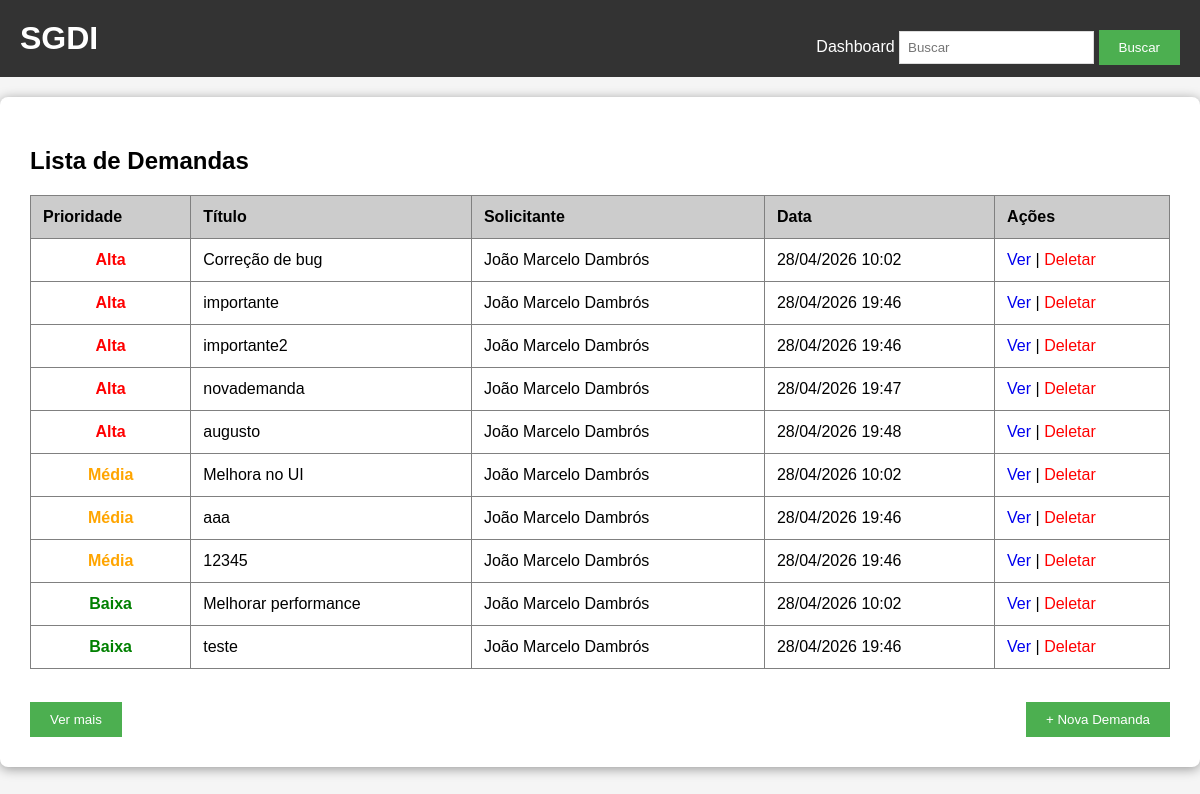
Page / (signed in) on the earlier database version.
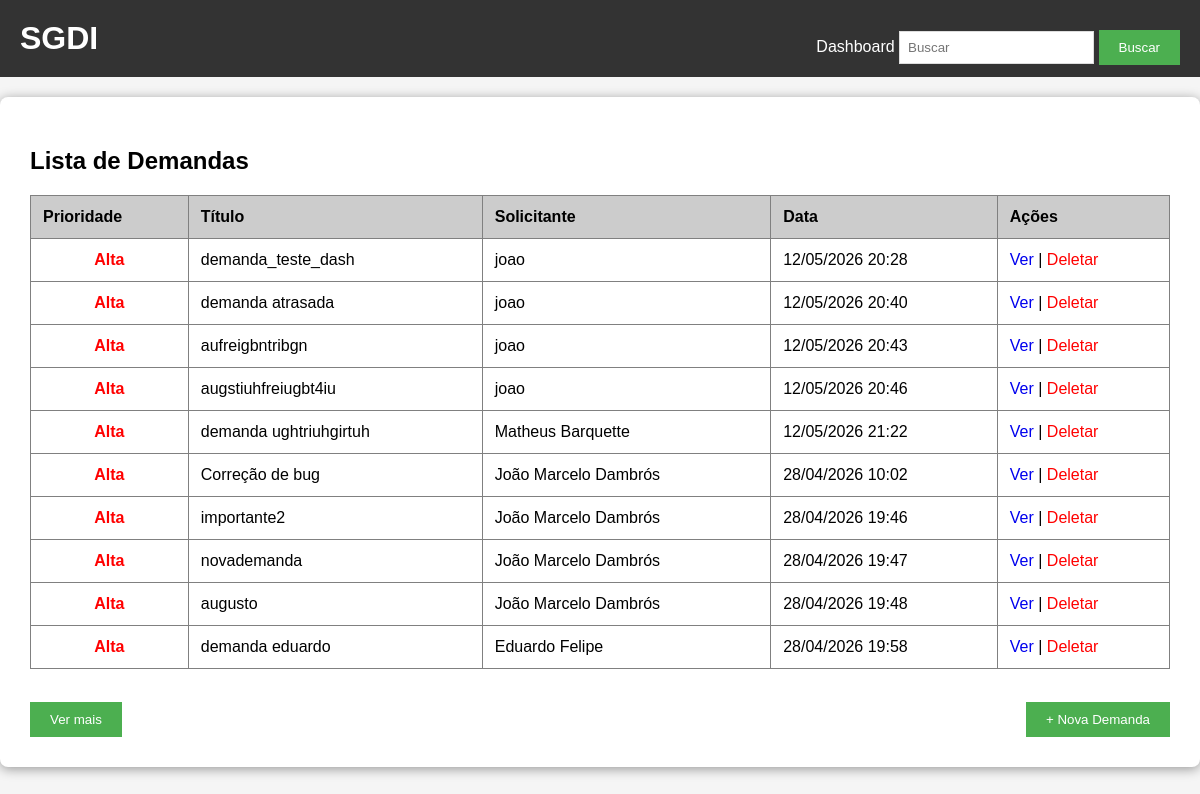
Same page on the later database version.
### tables this page shows
CREATE TABLE demandas (
        id INTEGER PRIMARY KEY AUTOINCREMENT,
        titulo TEXT,
        descricao TEXT,
        solicitante TEXT,
        data_criacao TEXT,
        id_prioridade INTEGER, status TEXT DEFAULT 'Aberta', prazo TEXT,
        FOREIGN KEY (id_prioridade) REFERENCES prioridades(id)
    );

CREATE TABLE prioridades (
        id INTEGER PRIMARY KEY AUTOINCREMENT,
        peso INTEGER,
        valor TEXT
    );

### app.py (the view)
@app.route('/')
@login_required
def index():
    conn = get_db()
    query = '''
        SELECT d.*, p.valor as prioridade_nome
        FROM demandas d
        LEFT JOIN prioridades p ON d.id_prioridade = p.id
        ORDER BY p.peso DESC, d.data_criacao ASC
        LIMIT 10
    '''
    demandas = conn.execute(query).fetchall()
    total = conn.execute('SELECT COUNT(*) FROM demandas').fetchone()[0]
    conn.close()
    return render_template('index.html', demandas=demandas, total=total, offset=10)

### app.py (called while the page is built)
def get_db():
    conn = sqlite3.connect('demandas.db')
    conn.row_factory = sqlite3.Row
    return conn

def login_required(f):
    @wraps(f)
    def decorated(*args, **kwargs):
        if 'user_id' not in session:
            flash('Faça login para continuar.', 'warning')
            return redirect(url_for('auth.login'))
        return f(*args, **kwargs)
    return decorated

### templates/index.html (shortened to what this page needs)
{% extends "base.html" %}
{% block content %}
<h2>Lista de Demandas</h2>
<table border="1" cellpadding="10" cellspacing="0" width="100%" id="tabela-demandas">
    <thead>
        <tr bgcolor="#cccccc">
            <th>Prioridade</th>
            <th>Título</th>
            <th>Solicitante</th>
            <th>Data</th>
            <th>Ações</th>
        </tr>
    </thead>
    <tbody id="corpo-tabela">
        {% for demanda in demandas %}
        <tr>
            <td align="center">
                {% if demanda['prioridade_nome'] == 'Alta' %}
                    <b style="color:red;">{{ demanda['prioridade_nome'] }}</b>
                {% elif demanda['prioridade_nome'] == 'Média' %}
                    <b style="color:orange;">{{ demanda['prioridade_nome'] }}</b>
                {% else %}
                    <b style="color:green;">{{ demanda['prioridade_nome'] }}</b>
                {% endif %}
            </td>
            <td>{{ demanda['titulo'] }}</td>
            <td>{{ demanda['solicitante'] }}</td>
            <td>{{ demanda['data_criacao'] }}</td>
            <td>
                <a href="/detalhes/{{ demanda['id'] }}">Ver</a> |
                <a href="/deletar/{{ demanda['id'] }}" style="color:red;" onclick="return confirm('Excluir esta demanda?')">Deletar</a>
            </td>
        </tr>
        {% endfor %}
    </tbody>
</table>
<br>
<div style="display: flex; justify-content: space-between; align-items: center; margin-top: 15px;">
    {% if offset < total %}
    <button id="btn-ver-mais" onclick="verMais({{ offset }}, {{ total }})">Ver mais</button>
    {% else %}
    <span></span>
    {% endif %}
    <a href = "/nova_demanda"> <button>+ Nova Demanda</button> </a>
</div>
{% endblock %}

Differences in the rows shown:
removed demandas: prioridade_nome "Alta", titulo "importante", solicitante "João Marcelo Dambrós", data_criacao "28/04/2026 19:46"
no longer on this page (row unchanged): demandas: prioridade_nome "Média", titulo "Melhora no UI", solicitante "João Marcelo Dambrós", data_criacao "28/04/2026 10:02"
no longer on this page (row unchanged): demandas: prioridade_nome "Média", titulo "aaa", solicitante "João Marcelo Dambrós", data_criacao "28/04/2026 19:46"
no longer on this page (row unchanged): demandas: prioridade_nome "Média", titulo "12345", solicitante "João Marcelo Dambrós", data_criacao "28/04/2026 19:46"
no longer on this page (row unchanged): demandas: prioridade_nome "Baixa", titulo "Melhorar performance", solicitante "João Marcelo Dambrós", data_criacao "28/04/2026 10:02"
no longer on this page (row unchanged): demandas: prioridade_nome "Baixa", titulo "teste", solicitante "João Marcelo Dambrós", data_criacao "28/04/2026 19:46"
added demandas: prioridade_nome "Alta", titulo "demanda_teste_dash", solicitante "joao", data_criacao "12/05/2026 20:28"
added demandas: prioridade_nome "Alta", titulo "demanda atrasada", solicitante "joao", data_criacao "12/05/2026 20:40"
added demandas: prioridade_nome "Alta", titulo "aufreigbntribgn", solicitante "joao", data_criacao "12/05/2026 20:43"
added demandas: prioridade_nome "Alta", titulo "augstiuhfreiugbt4iu", solicitante "joao", data_criacao "12/05/2026 20:46"
added demandas: prioridade_nome "Alta", titulo "demanda ughtriuhgirtuh", solicitante "Matheus Barquette", data_criacao "12/05/2026 21:22"
added demandas: prioridade_nome "Alta", titulo "demanda eduardo", solicitante "Eduardo Felipe", data_criacao "28/04/2026 19:58"
